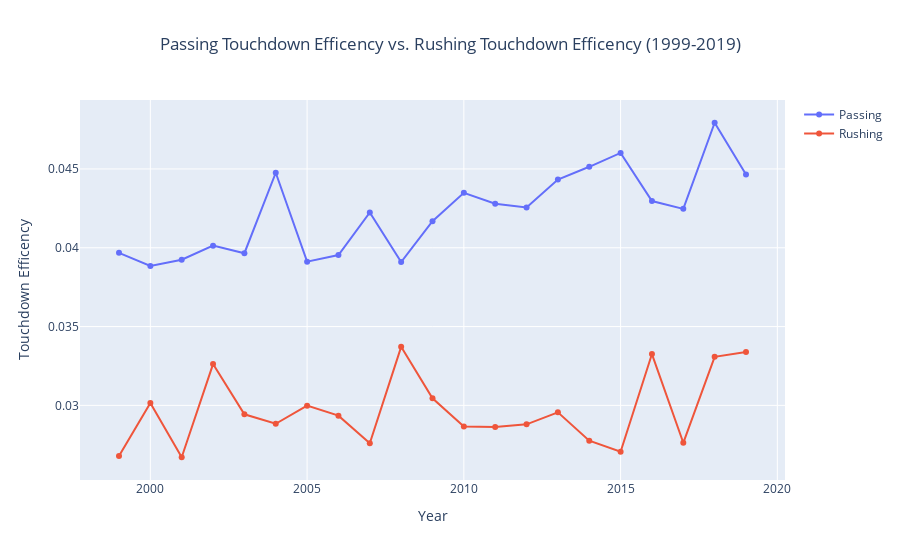

The code cell stored with this chart in its notebook:
### Code cell
fig = go.Figure()
fig.add_trace(go.Scatter(x = df1['Year'], y = df1['P_TD_Efficency'],mode='lines+markers', name = 'Passing'))
fig.add_trace(go.Scatter(x = df1['Year'], y = df1['R_TD_Efficency'],mode='lines+markers', name = 'Rushing'))

fig.update_layout(
    title='Passing Touchdown Efficency vs. Rushing Touchdown Efficency (1999-2019)',
    title_x=0.5,
    xaxis_title="Year",
    yaxis_title="Touchdown Efficency",
)

fig.show()

### Figure 1 — Plotly figure (JSON) as saved in the notebook; plotly's stock layout.template omitted (floating-point values rounded to 4 significant figures)
{"data": [{"mode": "lines+markers", "name": "Passing", "type": "scatter", "x": [2019, 2018, 2017, 2016, 2015, 2014, 2013, 2012, 2011, 2010, 2009, 2008, 2007, 2006, 2005, 2004, 2003, 2002, 2001, 2000, 1999], "y": [0.04464, 0.04793, 0.04247, 0.04296, 0.04602, 0.04514, 0.04433, 0.04256, 0.04279, 0.04349, 0.04168, 0.03909, 0.04224, 0.03954, 0.03912, 0.04476, 0.03965, 0.04013, 0.03924, 0.03884, 0.03968]}, {"mode": "lines+markers", "name": "Rushing", "type": "scatter", "x": [2019, 2018, 2017, 2016, 2015, 2014, 2013, 2012, 2011, 2010, 2009, 2008, 2007, 2006, 2005, 2004, 2003, 2002, 2001, 2000, 1999], "y": [0.03339, 0.03308, 0.02763, 0.03326, 0.02706, 0.02776, 0.02956, 0.0288, 0.02863, 0.02866, 0.03045, 0.03371, 0.0276, 0.02935, 0.02998, 0.02883, 0.02943, 0.03262, 0.02671, 0.03015, 0.02679]}], "layout": {"title": {"text": "Passing Touchdown Efficency vs. Rushing Touchdown Efficency (1999-2019)", "x": 0.5}, "xaxis": {"title": {"text": "Year"}}, "yaxis": {"title": {"text": "Touchdown Efficency"}}}}
